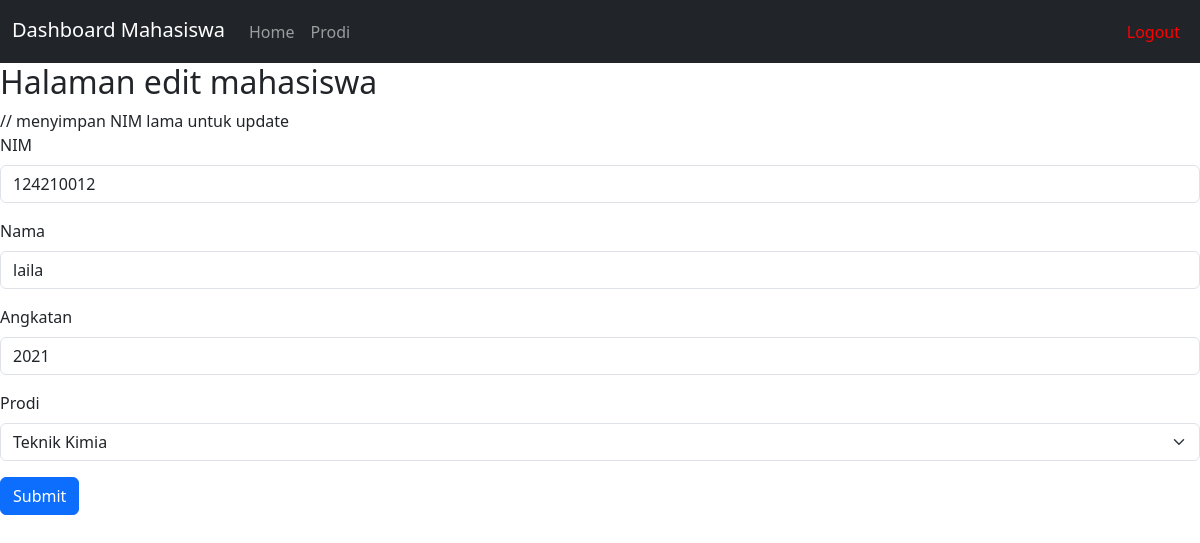
/edit.php?nim=124210012, run on the app's committed database.
### tables this page shows
CREATE TABLE `mahasiswa` (
  `nim` varchar(20) NOT NULL,
  `nama` varchar(100) DEFAULT NULL,
  `angkatan` int(10) DEFAULT NULL,
  `id_prodi` int(11) NOT NULL
);

### edit.php (the view, shortened to what this page needs)
<?php
include 'koneksi.php';
    $nim = $_GET['nim'];
    $query = mysqli_query($koneksi, "select * from mahasiswa WHERE nim=$nim");
    $data = mysqli_fetch_array($query);
    $sql_prodi = "SELECT id_prodi, nama_prodi FROM prodi";
    $result_prodi = $koneksi->query($sql_prodi);
?>
<!DOCTYPE html>
<html lang="en">
<head>
    <link href="https://cdn.jsdelivr.net/npm/bootstrap@5.3.3/dist/css/bootstrap.min.css" rel="stylesheet">
</head>
<body>
    <nav class="navbar navbar-expand-lg navbar-dark bg-dark">
        <div class="container-fluid">
            <h3 class="navbar-brand" style="padding-top: 10px;">Dashboard Mahasiswa</h3>
            <div class="collapse navbar-collapse" id="navbarNav">
                <ul class="navbar-nav me-auto mb-2 mb-lg-0">
                    <li class="nav-item">
                        <a class="nav-link" aria-current="page" href="dashboard.php">Home</a> </li>
                    <li class="nav-item">
                        <a class="nav-link" href="prodi.php">Prodi</a> </li>
                </ul>
                <ul class="navbar-nav">
                    <li class="nav-item">
                        <a class="nav-link logout-link" style="color: red !important;" href="logout.php">Logout</a>
                    </li>
                </ul>
            </div>
        </div>
    </nav>
<div class="form" >
    <h2>Halaman edit mahasiswa</h2>
    <form action="update.php" method="POST">
        <input type="hidden" name="old_nim" value="<?=$data['nim']?>"> // menyimpan NIM lama untuk update
        <div class="mb-3">
            <label for="nim" class="form-label">NIM</label>
            <input type="text" class="form-control" id="nim" name="nim" value="<?=$data['nim']?>">
        </div>
        <div class="mb-3">
            <label for="nama" class="form-label">Nama</label>
            <input type="text" class="form-control" id="nama" name="nama" value="<?=$data['nama']?>">
        </div>
        <div class="mb-3">
            <label for="angkatan" class="form-label">Angkatan</label>
            <input type="number" class="form-control" id="angkatan" name="angkatan" value="<?=$data['angkatan']?>">
        </div>
        <div class="mb-3">
            <label for="prodi" class="form-label">Prodi</label>
            <select class="form-select" id="prodi" name="prodi" value="<?=$data['id_prodi']?>">
            <?php
                if ($result_prodi->num_rows > 0) {
                $result_prodi->data_seek(0);
                    while ($row_prodi = $result_prodi->fetch_assoc()) {
                    $selected = ($row_prodi['id_prodi'] == $data['id_prodi']) ? 'selected' : '';
                    echo "<option value='" . htmlspecialchars($row_prodi['id_prodi']) . "' $selected>" . htmlspecialchars($row_prodi['nama_prodi']) . "</option>";
}
                } else { echo "<option value=''>Tidak ada prodi</option>";}?>
            </select>
            </div>
        <button type="submit" class="btn btn-primary">Submit</button>
    </form>
</div>
</body>
</html>

### data on the page
mahasiswa: nim "124210012", nama "laila", angkatan "2021"

### other printed values
form field prodi "Teknik Kimia"
